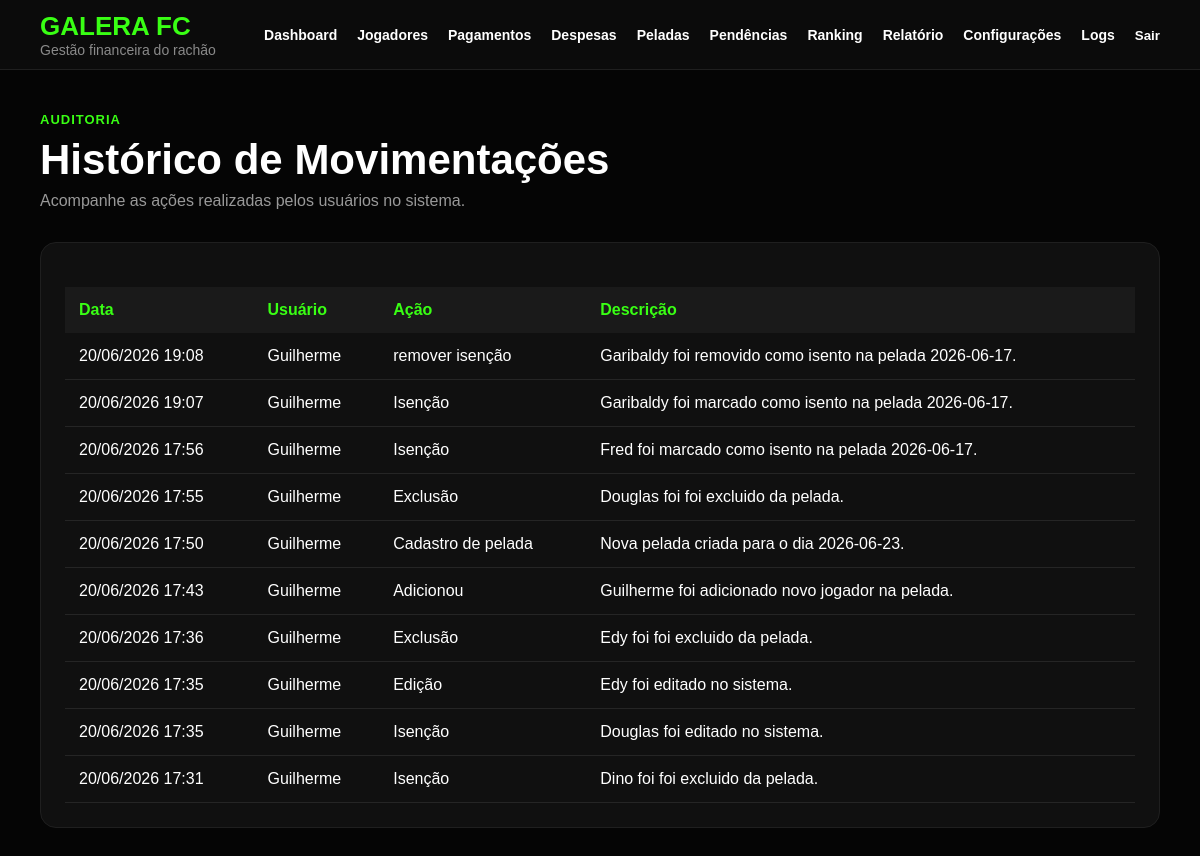
Page /logs/ (signed in) on the committed database.
### financeiro/models.py (models this page shows, shortened)
class LogSistema(models.Model):
    usuario = models.ForeignKey(
        User,
        on_delete=models.SET_NULL,
        null=True,
        blank=True
    )
    acao = models.CharField(max_length=100)
    descricao = models.TextField()
    criado_em = models.DateTimeField(auto_now_add=True)

### financeiro/views.py (the view)
# urls.py: path('logs/', views.log_sistema, name='log_sistema'),
@login_required
def log_sistema(request):
    logs = LogSistema.objects.select_related(
        'usuario'
    ).order_by('-criado_em')[:200]
    return render(
        request,
        'financeiro/log_sistema.html',
        {
            'logs': logs
        }
    )

### templates/financeiro/log_sistema.html (shortened to what this page needs)
{% extends 'financeiro/base.html' %}
{% block content %}
<div class="page-header">
   <span>Auditoria</span>
   <h1>Histórico de Movimentações</h1>
   <p>Acompanhe as ações realizadas pelos usuários no sistema.</p>
</div>
<div class="section">
   <table class="table">
      <thead>
         <tr>
            <th>Data</th>
            <th>Usuário</th>
            <th>Ação</th>
            <th>Descrição</th>
         </tr>
      </thead>
      <tbody>
         {% for log in logs %}
         <tr>
            <td data-label="Data">
               {{ log.criado_em|date:"d/m/Y H:i" }}
            </td>
            <td data-label="Usuário">
               {% if log.usuario %}
                  {{ log.usuario.username }}
               {% else %}
                  Sistema
               {% endif %}
            </td>
            <td data-label="Ação">
               {{ log.acao }}
            </td>
            <td data-label="Descrição">
               {{ log.descricao }}
            </td>
         </tr>
         {% empty %}
         <tr>
            <td colspan="4" class="empty">
               Nenhuma movimentação registrada.
            </td>
         </tr>
         {% endfor %}
      </tbody>
   </table>
</div>
{% endblock %}

### static/css/dashboard.css (style rules this page uses)
* { margin: 0; padding: 0; box-sizing: border-box; font-family: Arial, Helvetica, sans-serif; }
body { background: #050505; color: #ffffff; min-height: 100vh; }
.page-header { margin-bottom: 32px; }
.page-header span { color: #39ff14; font-size: 13px; text-transform: uppercase; letter-spacing: 1px; font-weight: 700; }
.page-header h1 { font-size: 42px; margin: 8px 0; }
.page-header p { color: #999; }
.section { background: #101010; border: 1px solid #1f1f1f; border-radius: 16px; padding: 24px; margin-top: 24px; }
.table { width: 100%; border-collapse: collapse; margin-top: 20px; }
.table th { background: #1a1a1a; color: #39ff14; padding: 14px; text-align: left; }
.table td { padding: 14px; border-bottom: 1px solid #252525; }
.table { min-width: 800px; }
.section { overflow-x: auto; }

### rows in the picture
LogSistema: criado_em "20/06/2026 19:08", usuario.username "Guilherme", acao "remover isenção", descricao "Garibaldy foi removido como isento na pelada 2026-06-17."
LogSistema: criado_em "20/06/2026 19:07", usuario.username "Guilherme", acao "Isenção", descricao "Garibaldy foi marcado como isento na pelada 2026-06-17."
LogSistema: criado_em "20/06/2026 17:56", usuario.username "Guilherme", acao "Isenção", descricao "Fred foi marcado como isento na pelada 2026-06-17."
LogSistema: criado_em "20/06/2026 17:55", usuario.username "Guilherme", acao "Exclusão", descricao "Douglas foi foi excluido da pelada."
LogSistema: criado_em "20/06/2026 17:50", usuario.username "Guilherme", acao "Cadastro de pelada", descricao "Nova pelada criada para o dia 2026-06-23."
LogSistema: criado_em "20/06/2026 17:43", usuario.username "Guilherme", acao "Adicionou", descricao "Guilherme foi adicionado novo jogador na pelada."
LogSistema: criado_em "20/06/2026 17:36", usuario.username "Guilherme", acao "Exclusão", descricao "Edy foi foi excluido da pelada."
LogSistema: criado_em "20/06/2026 17:35", usuario.username "Guilherme", acao "Edição", descricao "Edy foi editado no sistema."
LogSistema: criado_em "20/06/2026 17:35", usuario.username "Guilherme", acao "Isenção", descricao "Douglas foi editado no sistema."
LogSistema: criado_em "20/06/2026 17:31", usuario.username "Guilherme", acao "Isenção", descricao "Dino foi foi excluido da pelada."
